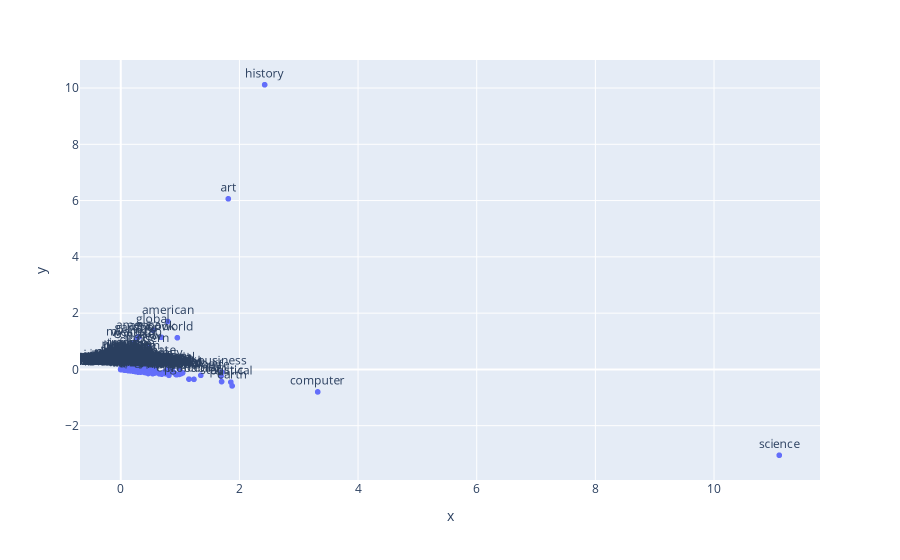

The notebook cell this image was saved under:
### Code cell
fig = px.scatter(x=Z[:,0], y=Z[:, 1], text=index_word_map, size_max=60)
fig.update_traces(textposition='top center')
fig.show()

### Figure 1 — Plotly figure (JSON) as saved in the notebook; plotly's stock layout.template omitted (floating-point values rounded to 4 significant figures; data arrays with more than 128 entries replaced by an {"elided": "..."} marker saying what was removed)
{"data": [{"hovertemplate": "x=%{x}<br>y=%{y}<br>text=%{text}<extra></extra>", "legendgroup": "", "marker": {"color": "#636efa", "symbol": "circle"}, "mode": "markers+text", "name": "", "showlegend": false, "text": {"elided": "2131 str values"}, "textposition": "top center", "type": "scattergl", "x": {"elided": "2131 float values"}, "xaxis": "x", "y": {"elided": "2131 float values"}, "yaxis": "y"}], "layout": {"legend": {"tracegroupgap": 0}, "margin": {"t": 60}, "xaxis": {"anchor": "y", "domain": [0, 1], "title": {"text": "x"}}, "yaxis": {"anchor": "x", "domain": [0, 1], "title": {"text": "y"}}}}
